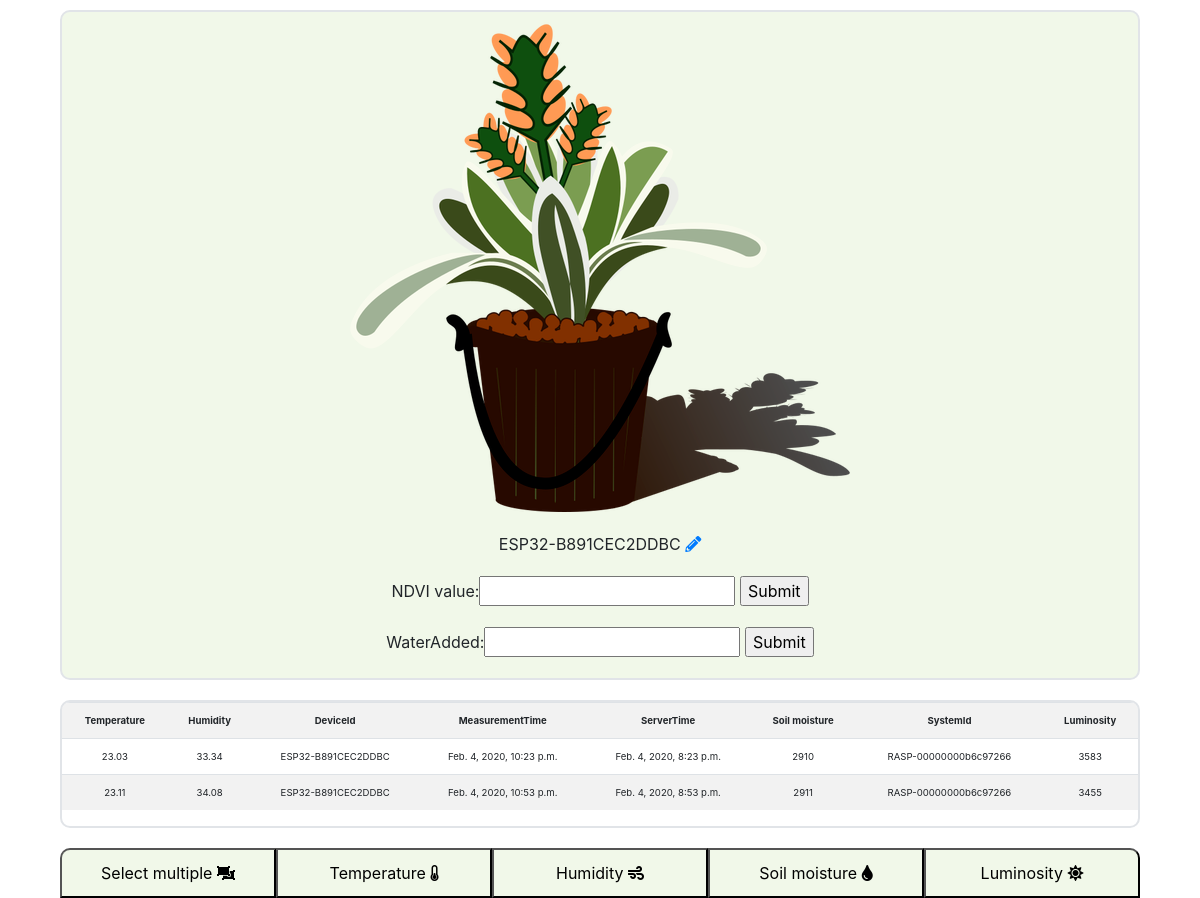
Screenshot of /myplants/16 (signed in) with the database file from the repository.
### polls/models.py (models this page shows)
class Plants(models.Model):
  user = models.ForeignKey(custom_user,on_delete=models.CASCADE)
  nickname = models.CharField(max_length=20, blank=True)
  deviceid = models.CharField(max_length=20)
  plant_pic = models.ImageField(upload_to='plant_pics', blank=True)

class PlantData(models.Model):
  DeviceId = models.CharField(max_length = 20, default='')
  SystemId = models.CharField(max_length = 20, default='')
  MeasurementTime = models.DateTimeField(default=datetime.now)
  ServerTime = models.DateTimeField(default=datetime.now)
  Temperature = models.FloatField(default=0)
  Humidity = models.FloatField(default=0)
  SoilMoisture = models.IntegerField(default=0)
  Luminosity = models.IntegerField(default=0)

### polls/views.py (the view)
# urls.py: path('myplants/<id>', display, name='display'),
def display(request, id):
    time_threshold = datetime.now() - timedelta(hours=24)
    plantinfo = Plants.objects.filter(user=request.user).get(id=id)
    datas = PlantData.objects.filter(DeviceId=plantinfo.deviceid).filter(ServerTime__gt=time_threshold)
    plantinfo = Plants.objects.filter(user=request.user).get(id=id)
    dates = []
    for plant in datas:
        dates.append(str(plant.ServerTime))
    if request.method == 'POST':
        if request.POST.get('NDVI_value'):
            ndviform = NDVIForm(request.POST)
            if ndviform.is_valid():
                ndviform.instance.Plant = plantinfo
                ndviform.save()
                waterform = WaterForm()
        else:
            waterform = WaterForm(request.POST)
            if waterform.is_valid():
                waterform.instance.Plant = plantinfo
                waterform.save()
                ndviform = NDVIForm()
    else:
        ndviform = NDVIForm()
        waterform = WaterForm()
    return render(request, 'planttemplate.html', {'plantinfo': plantinfo, 'id': id, 'plantdatas': datas, 'ndviform': ndviform, 'waterform': waterform, 'dates': dates})

### polls/forms.py
class NDVIForm(forms.ModelForm):
    class Meta:
        model = NDVIMeasurement
        fields = ('NDVI_value',)

class WaterForm(forms.ModelForm):
    class Meta:
        model = Water
        fields = ('WaterAdded',)

### polls/templates/planttemplate.html (shortened to what this page needs)
{% load static %}
{% load extras %}
{% load fontawesome_5 %}
{% fontawesome_5_static %}
<html>
<link rel="stylesheet" href="https://stackpath.bootstrapcdn.com/bootstrap/4.3.1/css/bootstrap.min.css">
<link rel="stylesheet" type="text/css" href="{% static 'css/planttemplate.css' %}">
<head><title>Home Page</title></head>
<body>
<div class="maincontainer">
<div class="imagecontainer">
  <img src="/static/images/plant.png" class="img"/>
  <span class="caption">{{ plantinfo.nickname }}<a href="/myplants/{{ plantinfo.id }}/update" class="link"> {% fa5_icon 'pencil-alt' 'fas' %}</a></span>
<form method="post">
    {{ ndviform }}
    <input type="submit" value="Submit">
</form>
<form method="post">
  {{ waterform }}
  <input type="submit" value="Submit">
</form>
</div>
<div class="tablecontainer">
<table class="table table-striped">
<tr>
  <th>Temperature</th>
  <th>Humidity</th>
  <th>DeviceId</th>
  <th>MeasurementTime</th>
  <th>ServerTime</th>
  <th>Soil moisture</th>
  <th>SystemId</th>
  <th>Luminosity</th>
</tr>
{% for datarow in plantdatas %}
<tr>
  <td>{{ datarow.Temperature }}</td>
  <td>{{ datarow.Humidity }}</td>
  <td>{{ datarow.DeviceId }}</td>
  <td>{{ datarow.MeasurementTime }}</td>
  <td>{{ datarow.ServerTime }}</td>
  <td>{{ datarow.SoilMoisture }}</td>
  <td>{{ datarow.SystemId }}</td>
  <td>{{ datarow.Luminosity }}</td>
</tr>
{% endfor %}
</table>
</div>
</div>
<div id="chart_container">
<div id="chart_selection_div">
  <li id="chart_selection_list">
    <Button id="multiselect_button" onClick="multiSelectSwitch()">Select multiple {% fa5_icon 'object-ungroup' 'fas' %}</Button>
    <Button id="temperature_button" onClick="selectChart('temperature_div')">Temperature {% fa5_icon 'thermometer-quarter' 'fas' %}</Button>
    <Button id="humidity_button" onClick="selectChart('humidity_div')">Humidity {% fa5_icon 'wind' 'fas' %}</Button>
    <Button id="soilmoisture_button" onClick="selectChart('soilmoisture_div')">Soil moisture {% fa5_icon 'tint' 'fas' %}</Button>
    <Button id="luminosity_button" onClick="selectChart('luminosity_div')">Luminosity {% fa5_icon 'sun' 'fas' %}</Button>
  </li>
</div>
</div>
</body>
</html>

### polls/static/css/planttemplate.css (style rules this page uses)
html { background: url(/static/images/background1.jpg) no-repeat center center fixed; background-size: cover; overflow-y: scroll; }
body { margin-right: 50px; margin-left: 50px; background: transparent; }
.tablecontainer { overflow:hidden; overflow-y: scroll; overflow-x: scroll; height: 602px; }
.maincontainer { background: transparent; display: flex; flex-direction: row; flex-wrap: row; width: 100%; margin-left: 0px !important; margin-right: 0px !important; justify-content: center; }
.imagecontainer { flex-basis: 25%; flex: 1; text-align: center; background-color: #f1f8e9; border-radius: 10px; margin: 10px; border: 2px solid #e1e4e8 !important; }
table, th, td, h1 { text-align: center; }
.tablecontainer { display: flex; flex-basis: 75%; flex: 2; background-color: white; border-radius: 10px; margin: 10px; border: 2px solid #e1e4e8 !important; font-size: 0.8vw !important; }
.tablecontainer table { font-size: 0.8vw !important; }
.caption { display: block; text-align: center; padding-top: 20px; padding-bottom: 20px; }
#chart_selection_div { display: flex; flex-direction: row; margin-left: 10px; margin-right: 10px; }
#chart_selection_div li { text-align: center; list-style-type: none; flex: 1; display: flex; }
#multiselect_button { border-radius: 10px 0 0 0; }
#luminosity_button { border-radius: 0 10px 0 0; }
#chart_selection_div li Button { margin-top: 10px; flex: 1; padding: 0px !important; min-height: 50px; background-color: #f1f8e9; }
@media screen and (min-width: 800px) { .imagecontainer { flex: 1 } }
@media screen and (min-width: 800px) { .tablecontainer { flex: 3 } }
@media screen and (max-width: 1605px) { .maincontainer { flex-direction: column; } }

### rows the page displays
Plants: nickname "ESP32-B891CEC2DDBC"
PlantData: Temperature "23.03", Humidity "33.34", DeviceId "ESP32-B891CEC2DDBC", MeasurementTime "Feb. 4, 2020, 10:23 p.m.", ServerTime "Feb. 4, 2020, 8:23 p.m.", SoilMoisture "2910", SystemId "RASP-00000000b6c97266", Luminosity "3583"
PlantData: Temperature "23.11", Humidity "34.08", DeviceId "ESP32-B891CEC2DDBC", MeasurementTime "Feb. 4, 2020, 10:53 p.m.", ServerTime "Feb. 4, 2020, 8:53 p.m.", SoilMoisture "2911", SystemId "RASP-00000000b6c97266", Luminosity "3455"
